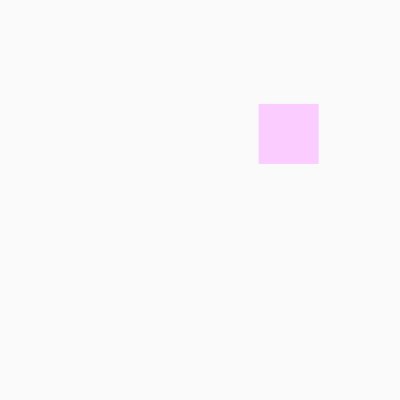
Frame 1 (no input)
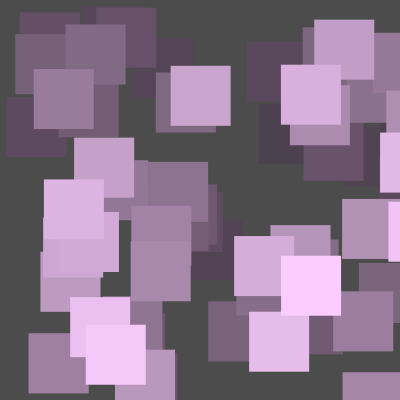
Frame 60 (the mouse pressed at the canvas centre just before this capture)
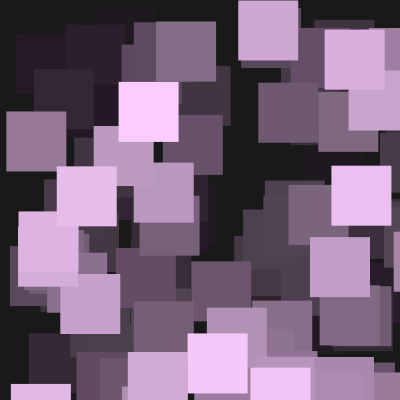
Frame 120 (the mouse held since frame 60 and released just before this capture)

The Processing sketch that drew these frames (run headless with seeded random() and noise(); from frame 60 on, the mouse is pressed at the canvas centre):

// Processing sketch: Palma
// ── Palma.pde
void setup() {
  size(400,400);
  background(255);
  noStroke();
}

void draw() {
  // background(0);
  fill(0, 5);
  rect(0, 0, width, height);
  
  fill(250, 204, 255);
  rect(random(width), random (height), 60, 60);
}
